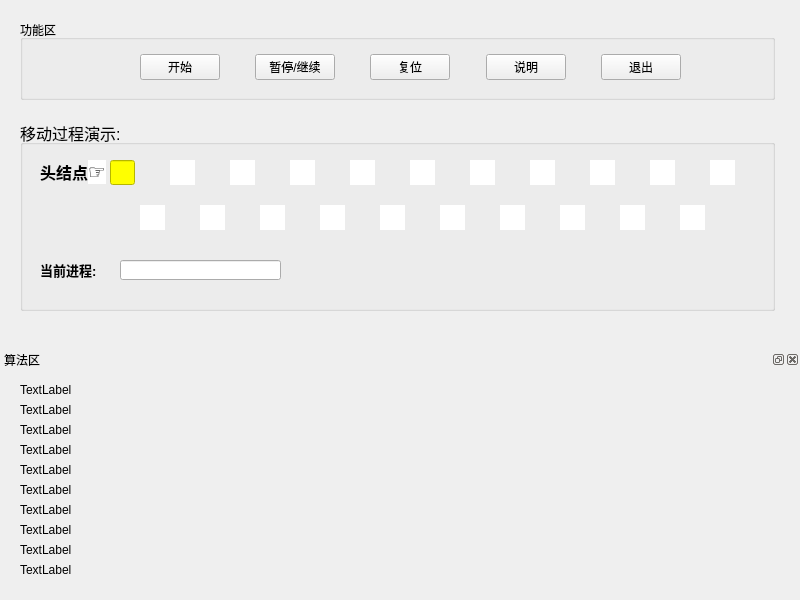
<?xml version="1.0" encoding="UTF-8"?>
<ui version="4.0">
 <class>linkInsView</class>
 <widget class="QMainWindow" name="linkInsView">
  <property name="geometry">
   <rect>
    <x>0</x>
    <y>0</y>
    <width>800</width>
    <height>600</height>
   </rect>
  </property>
  <property name="windowTitle">
   <string>MainWindow</string>
  </property>
  <widget class="QWidget" name="centralwidget">
   <widget class="QGroupBox" name="groupBox">
    <property name="geometry">
     <rect>
      <x>20</x>
      <y>120</y>
      <width>755</width>
      <height>191</height>
     </rect>
    </property>
    <property name="minimumSize">
     <size>
      <width>0</width>
      <height>0</height>
     </size>
    </property>
    <property name="maximumSize">
     <size>
      <width>800</width>
      <height>300</height>
     </size>
    </property>
    <property name="font">
     <font>
      <family>Microsoft YaHei UI</family>
      <pointsize>12</pointsize>
      <weight>9</weight>
      <italic>false</italic>
      <bold>false</bold>
     </font>
    </property>
    <property name="styleSheet">
     <string notr="true">font: 75 12pt &quot;Microsoft YaHei UI&quot;;</string>
    </property>
    <property name="title">
     <string>移动过程演示:</string>
    </property>
    <widget class="QLabel" name="nodelabel">
     <property name="geometry">
      <rect>
       <x>20</x>
       <y>40</y>
       <width>70</width>
       <height>25</height>
      </rect>
     </property>
     <property name="text">
      <string>&lt;html&gt;&lt;head/&gt;&lt;body&gt;&lt;p&gt;&lt;span style=&quot; font-weight:600;&quot;&gt;头结点&lt;/span&gt;&lt;span style=&quot; font-family:'Verdana,Arial,Tahoma'; font-size:20px; font-weight:600; color:#000000; background-color:#ffffff;&quot;&gt;☞&lt;/span&gt;&lt;/p&gt;&lt;/body&gt;&lt;/html&gt;</string>
     </property>
    </widget>
    <widget class="QLineEdit" name="lineEdit">
     <property name="geometry">
      <rect>
       <x>90</x>
       <y>40</y>
       <width>25</width>
       <height>25</height>
      </rect>
     </property>
     <property name="minimumSize">
      <size>
       <width>25</width>
       <height>25</height>
      </size>
     </property>
     <property name="maximumSize">
      <size>
       <width>25</width>
       <height>25</height>
      </size>
     </property>
     <property name="styleSheet">
      <string notr="true">background-color: rgb(255, 255, 0);</string>
     </property>
     <property name="frame">
      <bool>true</bool>
     </property>
     <property name="readOnly">
      <bool>true</bool>
     </property>
    </widget>
    <widget class="QLineEdit" name="lineEdit_1">
     <property name="geometry">
      <rect>
       <x>150</x>
       <y>40</y>
       <width>25</width>
       <height>25</height>
      </rect>
     </property>
     <property name="minimumSize">
      <size>
       <width>25</width>
       <height>25</height>
      </size>
     </property>
     <property name="maximumSize">
      <size>
       <width>25</width>
       <height>25</height>
      </size>
     </property>
     <property name="font">
      <font>
       <family>宋体</family>
       <pointsize>12</pointsize>
       <weight>50</weight>
       <italic>false</italic>
       <bold>false</bold>
      </font>
     </property>
     <property name="styleSheet">
      <string notr="true">font: 12pt &quot;宋体&quot;;</string>
     </property>
     <property name="text">
      <string/>
     </property>
     <property name="frame">
      <bool>false</bool>
     </property>
     <property name="readOnly">
      <bool>true</bool>
     </property>
    </widget>
    <widget class="QLineEdit" name="lineEdit_2">
     <property name="geometry">
      <rect>
       <x>210</x>
       <y>40</y>
       <width>25</width>
       <height>25</height>
      </rect>
     </property>
     <property name="minimumSize">
      <size>
       <width>25</width>
       <height>25</height>
      </size>
     </property>
     <property name="maximumSize">
      <size>
       <width>25</width>
       <height>25</height>
      </size>
     </property>
     <property name="styleSheet">
      <string notr="true">font: 12pt &quot;宋体&quot;;</string>
     </property>
     <property name="text">
      <string/>
     </property>
     <property name="frame">
      <bool>false</bool>
     </property>
     <property name="readOnly">
      <bool>true</bool>
     </property>
    </widget>
    <widget class="QLineEdit" name="lineEdit_3">
     <property name="geometry">
      <rect>
       <x>270</x>
       <y>40</y>
       <width>25</width>
       <height>25</height>
      </rect>
     </property>
     <property name="minimumSize">
      <size>
       <width>25</width>
       <height>25</height>
      </size>
     </property>
     <property name="maximumSize">
      <size>
       <width>25</width>
       <height>25</height>
      </size>
     </property>
     <property name="styleSheet">
      <string notr="true">font: 12pt &quot;宋体&quot;;</string>
     </property>
     <property name="frame">
      <bool>false</bool>
     </property>
     <property name="readOnly">
      <bool>true</bool>
     </property>
    </widget>
    <widget class="QLineEdit" name="lineEdit_4">
     <property name="geometry">
      <rect>
       <x>330</x>
       <y>40</y>
       <width>25</width>
       <height>25</height>
      </rect>
     </property>
     <property name="minimumSize">
      <size>
       <width>25</width>
       <height>25</height>
      </size>
     </property>
     <property name="maximumSize">
      <size>
       <width>25</width>
       <height>25</height>
      </size>
     </property>
     <property name="styleSheet">
      <string notr="true">font: 12pt &quot;宋体&quot;;</string>
     </property>
     <property name="frame">
      <bool>false</bool>
     </property>
     <property name="readOnly">
      <bool>true</bool>
     </property>
    </widget>
    <widget class="QLineEdit" name="lineEdit_5">
     <property name="geometry">
      <rect>
       <x>390</x>
       <y>40</y>
       <width>25</width>
       <height>25</height>
      </rect>
     </property>
     <property name="minimumSize">
      <size>
       <width>25</width>
       <height>25</height>
      </size>
     </property>
     <property name="maximumSize">
      <size>
       <width>25</width>
       <height>25</height>
      </size>
     </property>
     <property name="styleSheet">
      <string notr="true">font: 12pt &quot;宋体&quot;;</string>
     </property>
     <property name="frame">
      <bool>false</bool>
     </property>
     <property name="readOnly">
      <bool>true</bool>
     </property>
    </widget>
    <widget class="QLineEdit" name="lineEdit_6">
     <property name="geometry">
      <rect>
       <x>450</x>
       <y>40</y>
       <width>25</width>
       <height>25</height>
      </rect>
     </property>
     <property name="minimumSize">
      <size>
       <width>25</width>
       <height>25</height>
      </size>
     </property>
     <property name="maximumSize">
      <size>
       <width>25</width>
       <height>25</height>
      </size>
     </property>
     <property name="styleSheet">
      <string notr="true">font: 12pt &quot;宋体&quot;;</string>
     </property>
     <property name="frame">
      <bool>false</bool>
     </property>
     <property name="readOnly">
      <bool>true</bool>
     </property>
    </widget>
    <widget class="QLineEdit" name="lineEdit_7">
     <property name="geometry">
      <rect>
       <x>510</x>
       <y>40</y>
       <width>25</width>
       <height>25</height>
      </rect>
     </property>
     <property name="minimumSize">
      <size>
       <width>25</width>
       <height>25</height>
      </size>
     </property>
     <property name="maximumSize">
      <size>
       <width>25</width>
       <height>25</height>
      </size>
     </property>
     <property name="styleSheet">
      <string notr="true">font: 12pt &quot;宋体&quot;;</string>
     </property>
     <property name="frame">
      <bool>false</bool>
     </property>
     <property name="readOnly">
      <bool>true</bool>
     </property>
    </widget>
    <widget class="QLineEdit" name="lineEdit_8">
     <property name="geometry">
      <rect>
       <x>570</x>
       <y>40</y>
       <width>25</width>
       <height>25</height>
      </rect>
     </property>
     <property name="minimumSize">
      <size>
       <width>25</width>
       <height>25</height>
      </size>
     </property>
     <property name="maximumSize">
      <size>
       <width>25</width>
       <height>25</height>
      </size>
     </property>
     <property name="styleSheet">
      <string notr="true">font: 12pt &quot;宋体&quot;;</string>
     </property>
     <property name="frame">
      <bool>false</bool>
     </property>
     <property name="readOnly">
      <bool>true</bool>
     </property>
    </widget>
    <widget class="QLineEdit" name="lineEdit_9">
     <property name="geometry">
      <rect>
       <x>630</x>
       <y>40</y>
       <width>25</width>
       <height>25</height>
      </rect>
     </property>
     <property name="minimumSize">
      <size>
       <width>25</width>
       <height>25</height>
      </size>
     </property>
     <property name="maximumSize">
      <size>
       <width>25</width>
       <height>25</height>
      </size>
     </property>
     <property name="styleSheet">
      <string notr="true">font: 12pt &quot;宋体&quot;;</string>
     </property>
     <property name="frame">
      <bool>false</bool>
     </property>
     <property name="readOnly">
      <bool>true</bool>
     </property>
    </widget>
    <widget class="QLineEdit" name="lineEdit_10">
     <property name="geometry">
      <rect>
       <x>690</x>
       <y>40</y>
       <width>25</width>
       <height>25</height>
      </rect>
     </property>
     <property name="minimumSize">
      <size>
       <width>25</width>
       <height>25</height>
      </size>
     </property>
     <property name="maximumSize">
      <size>
       <width>25</width>
       <height>25</height>
      </size>
     </property>
     <property name="styleSheet">
      <string notr="true">font: 12pt &quot;宋体&quot;;</string>
     </property>
     <property name="frame">
      <bool>false</bool>
     </property>
     <property name="readOnly">
      <bool>true</bool>
     </property>
    </widget>
    <widget class="QLineEdit" name="lineEdit_11">
     <property name="geometry">
      <rect>
       <x>120</x>
       <y>85</y>
       <width>25</width>
       <height>25</height>
      </rect>
     </property>
     <property name="minimumSize">
      <size>
       <width>25</width>
       <height>25</height>
      </size>
     </property>
     <property name="maximumSize">
      <size>
       <width>25</width>
       <height>25</height>
      </size>
     </property>
     <property name="styleSheet">
      <string notr="true">font: 12pt &quot;宋体&quot;;</string>
     </property>
     <property name="frame">
      <bool>false</bool>
     </property>
     <property name="readOnly">
      <bool>true</bool>
     </property>
    </widget>
    <widget class="QLineEdit" name="lineEdit_12">
     <property name="geometry">
      <rect>
       <x>180</x>
       <y>85</y>
       <width>25</width>
       <height>25</height>
      </rect>
     </property>
     <property name="minimumSize">
      <size>
       <width>25</width>
       <height>25</height>
      </size>
     </property>
     <property name="maximumSize">
      <size>
       <width>25</width>
       <height>25</height>
      </size>
     </property>
     <property name="styleSheet">
      <string notr="true">font: 12pt &quot;宋体&quot;;</string>
     </property>
     <property name="frame">
      <bool>false</bool>
     </property>
     <property name="readOnly">
      <bool>true</bool>
     </property>
    </widget>
    <widget class="QLineEdit" name="lineEdit_13">
     <property name="geometry">
      <rect>
       <x>240</x>
       <y>85</y>
       <width>25</width>
       <height>25</height>
      </rect>
     </property>
     <property name="minimumSize">
      <size>
       <width>25</width>
       <height>25</height>
      </size>
     </property>
     <property name="maximumSize">
      <size>
       <width>25</width>
       <height>25</height>
      </size>
     </property>
     <property name="styleSheet">
      <string notr="true">font: 12pt &quot;宋体&quot;;</string>
     </property>
     <property name="frame">
      <bool>false</bool>
     </property>
     <property name="readOnly">
      <bool>true</bool>
     </property>
    </widget>
    <widget class="QLineEdit" name="lineEdit_14">
     <property name="geometry">
      <rect>
       <x>300</x>
       <y>85</y>
       <width>25</width>
       <height>25</height>
      </rect>
     </property>
     <property name="minimumSize">
      <size>
       <width>25</width>
       <height>25</height>
      </size>
     </property>
     <property name="maximumSize">
      <size>
       <width>25</width>
       <height>25</height>
      </size>
     </property>
     <property name="styleSheet">
      <string notr="true">font: 12pt &quot;宋体&quot;;</string>
     </property>
     <property name="frame">
      <bool>false</bool>
     </property>
     <property name="readOnly">
      <bool>true</bool>
     </property>
    </widget>
    <widget class="QLineEdit" name="lineEdit_15">
     <property name="geometry">
      <rect>
       <x>360</x>
       <y>85</y>
       <width>25</width>
       <height>25</height>
      </rect>
     </property>
     <property name="minimumSize">
      <size>
       <width>25</width>
       <height>25</height>
      </size>
     </property>
     <property name="maximumSize">
      <size>
       <width>25</width>
       <height>25</height>
      </size>
     </property>
     <property name="styleSheet">
      <string notr="true">font: 12pt &quot;宋体&quot;;</string>
     </property>
     <property name="frame">
      <bool>false</bool>
     </property>
     <property name="readOnly">
      <bool>true</bool>
     </property>
    </widget>
    <widget class="QLineEdit" name="lineEdit_16">
     <property name="geometry">
      <rect>
       <x>420</x>
       <y>85</y>
       <width>25</width>
       <height>25</height>
      </rect>
     </property>
     <property name="minimumSize">
      <size>
       <width>25</width>
       <height>25</height>
      </size>
     </property>
     <property name="maximumSize">
      <size>
       <width>25</width>
       <height>25</height>
      </size>
     </property>
     <property name="styleSheet">
      <string notr="true">font: 12pt &quot;宋体&quot;;</string>
     </property>
     <property name="frame">
      <bool>false</bool>
     </property>
     <property name="readOnly">
      <bool>true</bool>
     </property>
    </widget>
    <widget class="QLineEdit" name="lineEdit_17">
     <property name="geometry">
      <rect>
       <x>480</x>
       <y>85</y>
       <width>25</width>
       <height>25</height>
      </rect>
     </property>
     <property name="minimumSize">
      <size>
       <width>25</width>
       <height>25</height>
      </size>
     </property>
     <property name="maximumSize">
      <size>
       <width>25</width>
       <height>25</height>
      </size>
     </property>
     <property name="styleSheet">
      <string notr="true">font: 12pt &quot;宋体&quot;;</string>
     </property>
     <property name="frame">
      <bool>false</bool>
     </property>
     <property name="readOnly">
      <bool>true</bool>
     </property>
    </widget>
    <widget class="QLineEdit" name="lineEdit_18">
     <property name="geometry">
      <rect>
       <x>540</x>
       <y>85</y>
       <width>25</width>
       <height>25</height>
      </rect>
     </property>
     <property name="minimumSize">
      <size>
       <width>25</width>
       <height>25</height>
      </size>
     </property>
     <property name="maximumSize">
      <size>
       <width>25</width>
       <height>25</height>
      </size>
     </property>
     <property name="styleSheet">
      <string notr="true">font: 12pt &quot;宋体&quot;;</string>
     </property>
     <property name="frame">
      <bool>false</bool>
     </property>
     <property name="readOnly">
      <bool>true</bool>
     </property>
    </widget>
    <widget class="QLineEdit" name="lineEdit_19">
     <property name="geometry">
      <rect>
       <x>600</x>
       <y>85</y>
       <width>25</width>
       <height>25</height>
      </rect>
     </property>
     <property name="minimumSize">
      <size>
       <width>25</width>
       <height>25</height>
      </size>
     </property>
     <property name="maximumSize">
      <size>
       <width>25</width>
       <height>25</height>
      </size>
     </property>
     <property name="styleSheet">
      <string notr="true">font: 12pt &quot;宋体&quot;;</string>
     </property>
     <property name="frame">
      <bool>false</bool>
     </property>
     <property name="readOnly">
      <bool>true</bool>
     </property>
    </widget>
    <widget class="QLineEdit" name="lineEdit_20">
     <property name="geometry">
      <rect>
       <x>660</x>
       <y>85</y>
       <width>25</width>
       <height>25</height>
      </rect>
     </property>
     <property name="minimumSize">
      <size>
       <width>25</width>
       <height>25</height>
      </size>
     </property>
     <property name="maximumSize">
      <size>
       <width>25</width>
       <height>25</height>
      </size>
     </property>
     <property name="styleSheet">
      <string notr="true">font: 12pt &quot;宋体&quot;;</string>
     </property>
     <property name="frame">
      <bool>false</bool>
     </property>
     <property name="readOnly">
      <bool>true</bool>
     </property>
    </widget>
    <widget class="QLabel" name="label">
     <property name="geometry">
      <rect>
       <x>20</x>
       <y>140</y>
       <width>81</width>
       <height>20</height>
      </rect>
     </property>
     <property name="text">
      <string>&lt;html&gt;&lt;head/&gt;&lt;body&gt;&lt;p&gt;&lt;span style=&quot; font-size:10pt; font-weight:600;&quot;&gt;当前进程:&lt;/span&gt;&lt;/p&gt;&lt;/body&gt;&lt;/html&gt;</string>
     </property>
    </widget>
    <widget class="QLineEdit" name="processlineEdit">
     <property name="geometry">
      <rect>
       <x>100</x>
       <y>140</y>
       <width>161</width>
       <height>20</height>
      </rect>
     </property>
     <property name="styleSheet">
      <string notr="true">font: 12pt &quot;宋体&quot;;</string>
     </property>
     <property name="readOnly">
      <bool>true</bool>
     </property>
    </widget>
   </widget>
   <widget class="QGroupBox" name="ButtonBox">
    <property name="geometry">
     <rect>
      <x>20</x>
      <y>20</y>
      <width>755</width>
      <height>80</height>
     </rect>
    </property>
    <property name="styleSheet">
     <string notr="true">font: 14pt &quot;微软雅黑&quot;;</string>
    </property>
    <property name="title">
     <string>功能区</string>
    </property>
    <widget class="QWidget" name="layoutWidget">
     <property name="geometry">
      <rect>
       <x>120</x>
       <y>30</y>
       <width>541</width>
       <height>35</height>
      </rect>
     </property>
     <layout class="QHBoxLayout" name="horizontalLayout">
      <item>
       <widget class="QPushButton" name="startButton">
        <property name="text">
         <string>开始</string>
        </property>
       </widget>
      </item>
      <item>
       <spacer name="horizontalSpacer">
        <property name="orientation">
         <enum>Qt::Horizontal</enum>
        </property>
        <property name="sizeHint" stdset="0">
         <size>
          <width>40</width>
          <height>20</height>
         </size>
        </property>
       </spacer>
      </item>
      <item>
       <widget class="QPushButton" name="pauseButton">
        <property name="text">
         <string>暂停/继续</string>
        </property>
       </widget>
      </item>
      <item>
       <spacer name="horizontalSpacer_2">
        <property name="orientation">
         <enum>Qt::Horizontal</enum>
        </property>
        <property name="sizeHint" stdset="0">
         <size>
          <width>40</width>
          <height>20</height>
         </size>
        </property>
       </spacer>
      </item>
      <item>
       <widget class="QPushButton" name="frashButton">
        <property name="text">
         <string>复位</string>
        </property>
       </widget>
      </item>
      <item>
       <spacer name="horizontalSpacer_3">
        <property name="orientation">
         <enum>Qt::Horizontal</enum>
        </property>
        <property name="sizeHint" stdset="0">
         <size>
          <width>40</width>
          <height>20</height>
         </size>
        </property>
       </spacer>
      </item>
      <item>
       <widget class="QPushButton" name="explainButton">
        <property name="text">
         <string>说明</string>
        </property>
       </widget>
      </item>
      <item>
       <spacer name="horizontalSpacer_4">
        <property name="orientation">
         <enum>Qt::Horizontal</enum>
        </property>
        <property name="sizeHint" stdset="0">
         <size>
          <width>40</width>
          <height>20</height>
         </size>
        </property>
       </spacer>
      </item>
      <item>
       <widget class="QPushButton" name="backButton">
        <property name="text">
         <string>退出</string>
        </property>
       </widget>
      </item>
     </layout>
    </widget>
   </widget>
  </widget>
  <widget class="QMenuBar" name="menubar">
   <property name="geometry">
    <rect>
     <x>0</x>
     <y>0</y>
     <width>800</width>
     <height>23</height>
    </rect>
   </property>
  </widget>
  <widget class="QDockWidget" name="dockWidget">
   <property name="minimumSize">
    <size>
     <width>80</width>
     <height>250</height>
    </size>
   </property>
   <property name="maximumSize">
    <size>
     <width>524287</width>
     <height>250</height>
    </size>
   </property>
   <property name="windowTitle">
    <string>算法区</string>
   </property>
   <attribute name="dockWidgetArea">
    <number>8</number>
   </attribute>
   <widget class="QWidget" name="dockWidgetContents_2">
    <widget class="QLabel" name="label_2">
     <property name="geometry">
      <rect>
       <x>20</x>
       <y>10</y>
       <width>731</width>
       <height>21</height>
      </rect>
     </property>
     <property name="styleSheet">
      <string notr="true"/>
     </property>
     <property name="text">
      <string>TextLabel</string>
     </property>
    </widget>
    <widget class="QLabel" name="label_3">
     <property name="geometry">
      <rect>
       <x>20</x>
       <y>30</y>
       <width>731</width>
       <height>21</height>
      </rect>
     </property>
     <property name="styleSheet">
      <string notr="true"/>
     </property>
     <property name="text">
      <string>TextLabel</string>
     </property>
    </widget>
    <widget class="QLabel" name="label_4">
     <property name="geometry">
      <rect>
       <x>20</x>
       <y>50</y>
       <width>731</width>
       <height>21</height>
      </rect>
     </property>
     <property name="styleSheet">
      <string notr="true"/>
     </property>
     <property name="text">
      <string>TextLabel</string>
     </property>
    </widget>
    <widget class="QLabel" name="label_5">
     <property name="geometry">
      <rect>
       <x>20</x>
       <y>70</y>
       <width>731</width>
       <height>21</height>
      </rect>
     </property>
     <property name="styleSheet">
      <string notr="true"/>
     </property>
     <property name="text">
      <string>TextLabel</string>
     </property>
    </widget>
    <widget class="QLabel" name="label_6">
     <property name="geometry">
      <rect>
       <x>20</x>
       <y>90</y>
       <width>731</width>
       <height>21</height>
      </rect>
     </property>
     <property name="styleSheet">
      <string notr="true"/>
     </property>
     <property name="text">
      <string>TextLabel</string>
     </property>
    </widget>
    <widget class="QLabel" name="label_7">
     <property name="geometry">
      <rect>
       <x>20</x>
       <y>110</y>
       <width>731</width>
       <height>21</height>
      </rect>
     </property>
     <property name="styleSheet">
      <string notr="true"/>
     </property>
     <property name="text">
      <string>TextLabel</string>
     </property>
    </widget>
    <widget class="QLabel" name="label_8">
     <property name="geometry">
      <rect>
       <x>20</x>
       <y>130</y>
       <width>731</width>
       <height>21</height>
      </rect>
     </property>
     <property name="styleSheet">
      <string notr="true"/>
     </property>
     <property name="text">
      <string>TextLabel</string>
     </property>
    </widget>
    <widget class="QLabel" name="label_9">
     <property name="geometry">
      <rect>
       <x>20</x>
       <y>150</y>
       <width>731</width>
       <height>21</height>
      </rect>
     </property>
     <property name="styleSheet">
      <string notr="true"/>
     </property>
     <property name="text">
      <string>TextLabel</string>
     </property>
    </widget>
    <widget class="QLabel" name="label_10">
     <property name="geometry">
      <rect>
       <x>20</x>
       <y>170</y>
       <width>731</width>
       <height>21</height>
      </rect>
     </property>
     <property name="styleSheet">
      <string notr="true"/>
     </property>
     <property name="text">
      <string>TextLabel</string>
     </property>
    </widget>
    <widget class="QLabel" name="label_11">
     <property name="geometry">
      <rect>
       <x>20</x>
       <y>190</y>
       <width>731</width>
       <height>21</height>
      </rect>
     </property>
     <property name="styleSheet">
      <string notr="true"/>
     </property>
     <property name="text">
      <string>TextLabel</string>
     </property>
    </widget>
   </widget>
  </widget>
 </widget>
 <resources/>
 <connections/>
</ui>
